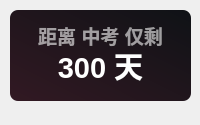
<?xml version="1.0" encoding="UTF-8"?>
<ui version="4.0">
 <class>Form</class>
 <widget class="QWidget" name="Form">
  <property name="geometry">
   <rect>
    <x>0</x>
    <y>0</y>
    <width>200</width>
    <height>125</height>
   </rect>
  </property>
  <property name="minimumSize">
   <size>
    <width>0</width>
    <height>0</height>
   </size>
  </property>
  <property name="maximumSize">
   <size>
    <width>16777215</width>
    <height>65536</height>
   </size>
  </property>
  <property name="windowTitle">
   <string>自定义倒计时</string>
  </property>
  <widget class="QLabel" name="countdown_custom_title">
   <property name="geometry">
    <rect>
     <x>20</x>
     <y>20</y>
     <width>161</width>
     <height>31</height>
    </rect>
   </property>
   <property name="font">
    <font>
     <family>Microsoft YaHei UI</family>
     <pointsize>14</pointsize>
     <weight>75</weight>
     <bold>true</bold>
    </font>
   </property>
   <property name="styleSheet">
    <string notr="true">color: rgba(255, 255, 255, 150);
font-weight: bold;</string>
   </property>
   <property name="text">
    <string>距离 中考 仅剩</string>
   </property>
   <property name="textFormat">
    <enum>Qt::PlainText</enum>
   </property>
   <property name="alignment">
    <set>Qt::AlignCenter</set>
   </property>
  </widget>
  <widget class="QLabel" name="custom_countdown">
   <property name="geometry">
    <rect>
     <x>20</x>
     <y>30</y>
     <width>161</width>
     <height>71</height>
    </rect>
   </property>
   <property name="font">
    <font>
     <family>Microsoft YaHei UI</family>
     <pointsize>22</pointsize>
     <weight>75</weight>
     <bold>true</bold>
    </font>
   </property>
   <property name="styleSheet">
    <string notr="true">border: none;
color: rgba(255, 255, 255, 255);
font-weight: bold</string>
   </property>
   <property name="text">
    <string>300 天</string>
   </property>
   <property name="textFormat">
    <enum>Qt::PlainText</enum>
   </property>
   <property name="alignment">
    <set>Qt::AlignCenter</set>
   </property>
  </widget>
  <widget class="QLabel" name="backgnd">
   <property name="geometry">
    <rect>
     <x>10</x>
     <y>10</y>
     <width>181</width>
     <height>91</height>
    </rect>
   </property>
   <property name="styleSheet">
    <string notr="true">background-color: qlineargradient(spread:pad, x1:0, y1:1, x2:1, y2:0, stop:0 rgba(50, 25, 35, 255), stop:1 rgba(15, 18, 22, 255));
border-radius: 8px</string>
   </property>
   <property name="text">
    <string/>
   </property>
  </widget>
  <widget class="QLabel" name="img">
   <property name="geometry">
    <rect>
     <x>10</x>
     <y>10</y>
     <width>91</width>
     <height>91</height>
    </rect>
   </property>
   <property name="styleSheet">
    <string notr="true"/>
   </property>
   <property name="pixmap">
    <pixmap>../img/2.png</pixmap>
   </property>
   <property name="scaledContents">
    <bool>true</bool>
   </property>
  </widget>
  <zorder>backgnd</zorder>
  <zorder>img</zorder>
  <zorder>countdown_custom_title</zorder>
  <zorder>custom_countdown</zorder>
 </widget>
 <resources/>
 <connections/>
</ui>
